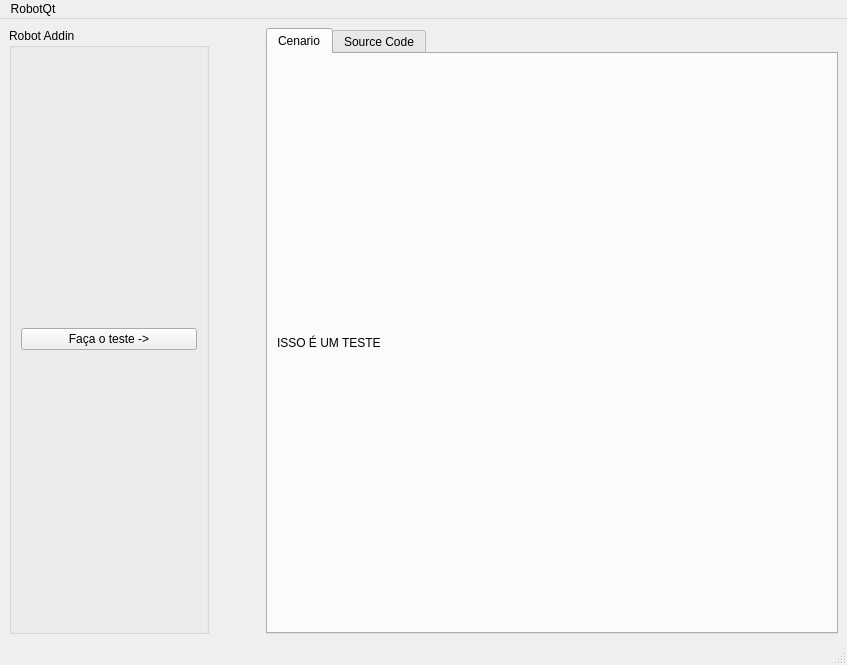
<ui version="4.0" >
 <class>MainWindow</class>
 <widget class="QMainWindow" name="MainWindow" >
  <property name="windowModality" >
   <enum>Qt::ApplicationModal</enum>
  </property>
  <property name="geometry" >
   <rect>
    <x>0</x>
    <y>0</y>
    <width>847</width>
    <height>665</height>
   </rect>
  </property>
  <property name="windowTitle" >
   <string>RobotQt - Robot Simulation</string>
  </property>
  <widget class="QWidget" name="centralwidget" >
   <layout class="QHBoxLayout" >
    <item>
     <widget class="QGroupBox" name="groupBox" >
      <property name="sizePolicy" >
       <sizepolicy vsizetype="Expanding" hsizetype="Minimum" >
        <horstretch>0</horstretch>
        <verstretch>0</verstretch>
       </sizepolicy>
      </property>
      <property name="minimumSize" >
       <size>
        <width>200</width>
        <height>550</height>
       </size>
      </property>
      <property name="title" >
       <string>Robot Addin</string>
      </property>
      <layout class="QVBoxLayout" >
       <item>
        <widget class="QPushButton" name="btnTest" >
         <property name="text" >
          <string>Faça o teste -></string>
         </property>
        </widget>
       </item>
      </layout>
     </widget>
    </item>
    <item>
     <spacer>
      <property name="orientation" >
       <enum>Qt::Horizontal</enum>
      </property>
      <property name="sizeType" >
       <enum>QSizePolicy::Maximum</enum>
      </property>
      <property name="sizeHint" >
       <size>
        <width>51</width>
        <height>20</height>
       </size>
      </property>
     </spacer>
    </item>
    <item>
     <widget class="QTabWidget" name="tabWidget" >
      <property name="minimumSize" >
       <size>
        <width>550</width>
        <height>550</height>
       </size>
      </property>
      <property name="currentIndex" >
       <number>0</number>
      </property>
      <widget class="QWidget" name="tab" >
       <attribute name="title" >
        <string>Cenario</string>
       </attribute>
       <layout class="QHBoxLayout" >
        <item>
         <widget class="QLabel" name="lblZuera" >
          <property name="layoutDirection" >
           <enum>Qt::LeftToRight</enum>
          </property>
          <property name="text" >
           <string>ISSO É UM TESTE</string>
          </property>
         </widget>
        </item>
       </layout>
      </widget>
      <widget class="QWidget" name="tab_2" >
       <attribute name="title" >
        <string>Source Code</string>
       </attribute>
      </widget>
     </widget>
    </item>
   </layout>
  </widget>
  <widget class="QMenuBar" name="menubar" >
   <property name="geometry" >
    <rect>
     <x>0</x>
     <y>0</y>
     <width>847</width>
     <height>22</height>
    </rect>
   </property>
   <widget class="QMenu" name="menuRobotQt" >
    <property name="title" >
     <string>RobotQt</string>
    </property>
    <addaction name="actionAbout" />
    <addaction name="actionAbout_QT" />
    <addaction name="separator" />
    <addaction name="actionQuit" />
   </widget>
   <addaction name="menuRobotQt" />
  </widget>
  <widget class="QStatusBar" name="statusbar" />
  <action name="actionAbout" >
   <property name="text" >
    <string>About RobotQt</string>
   </property>
   <property name="menuRole" >
    <enum>QAction::AboutRole</enum>
   </property>
  </action>
  <action name="actionQuit" >
   <property name="text" >
    <string>Quit RobotQt</string>
   </property>
   <property name="menuRole" >
    <enum>QAction::QuitRole</enum>
   </property>
  </action>
  <action name="actionAbout_QT" >
   <property name="text" >
    <string>About Qt</string>
   </property>
   <property name="menuRole" >
    <enum>QAction::AboutQtRole</enum>
   </property>
  </action>
 </widget>
 <resources/>
 <connections>
  <connection>
   <sender>btnTest</sender>
   <signal>clicked()</signal>
   <receiver>lblZuera</receiver>
   <slot>hide()</slot>
   <hints>
    <hint type="sourcelabel" >
     <x>157</x>
     <y>321</y>
    </hint>
    <hint type="destinationlabel" >
     <x>316</x>
     <y>324</y>
    </hint>
   </hints>
  </connection>
 </connections>
</ui>
